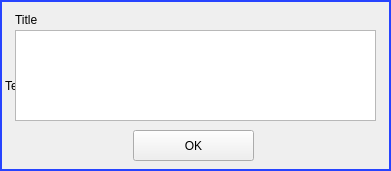
<?xml version="1.0" encoding="UTF-8"?>
<ui version="4.0">
 <class>Form</class>
 <widget class="QWidget" name="Form">
  <property name="geometry">
   <rect>
    <x>0</x>
    <y>0</y>
    <width>391</width>
    <height>171</height>
   </rect>
  </property>
  <property name="windowTitle">
   <string>Form</string>
  </property>
  <property name="styleSheet">
   <string notr="true"/>
  </property>
  <widget class="QPushButton" name="CloseBtn">
   <property name="geometry">
    <rect>
     <x>133</x>
     <y>130</y>
     <width>121</width>
     <height>31</height>
    </rect>
   </property>
   <property name="text">
    <string>OK</string>
   </property>
  </widget>
  <widget class="QLabel" name="label">
   <property name="geometry">
    <rect>
     <x>15</x>
     <y>10</y>
     <width>361</width>
     <height>20</height>
    </rect>
   </property>
   <property name="text">
    <string>Title</string>
   </property>
  </widget>
  <widget class="QTextBrowser" name="textBrowser">
   <property name="geometry">
    <rect>
     <x>15</x>
     <y>30</y>
     <width>361</width>
     <height>91</height>
    </rect>
   </property>
  </widget>
  <widget class="QLabel" name="label_2">
   <property name="geometry">
    <rect>
     <x>0</x>
     <y>0</y>
     <width>391</width>
     <height>171</height>
    </rect>
   </property>
   <property name="styleSheet">
    <string notr="true">border: 2px solid rgb(39, 68, 255);</string>
   </property>
   <property name="text">
    <string>TextLabel</string>
   </property>
  </widget>
  <zorder>label_2</zorder>
  <zorder>CloseBtn</zorder>
  <zorder>label</zorder>
  <zorder>textBrowser</zorder>
 </widget>
 <resources/>
 <connections/>
</ui>
